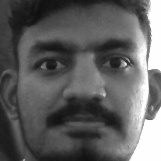
#> input picture dataset/User.0.13.jpg, 161 x 161 px, given in place of the camera
$ python Train_data.py
#> lines starting #> are read from the running program, lines starting #| are printed output that depends on the picture
import cv2
import sys
import numpy as np
from PIL import Image
import os

face_detector = cv2.CascadeClassifier('Cascades/haarcascade_frontalface_default.xml')

video_capture = cv2.VideoCapture(0)

count = 0

name = input("Enter id : ")
#> the answer given: dataset/User.0.13.jpg
while True:
    # Capture frame-by-frame
    ret, frame = video_capture.read()
#> frame is the input picture: shape (161, 161, 3); min 14, max 255, mean 95.2
    gray = cv2.cvtColor(frame, cv2.COLOR_BGR2GRAY)

    faces = face_detector.detectMultiScale(
        gray,
        scaleFactor=1.1,
        minNeighbors=5,
        minSize=(30, 30),
        flags= cv2.FONT_HERSHEY_SIMPLEX
    )
#> faces = [[8, 7, 147, 147]]

    # Draw a rectangle around the faces
    for (x, y, w, h) in faces:
        cv2.rectangle(frame, (x, y), (x+w, y+h), (0, 255, 0), 2)
        count += 1

        # Save the captured image into the datasets folder
        cv2.imwrite("dataset/User." + str(name) + '.' + str(count) + ".jpg", gray[y:y+h,x:x+w])

        cv2.imshow('image', frame)
        # Display the resulting frame
        cv2.imshow('Video', frame)
#> this loop made 1 pass
#> (x, y, w, h, count) on pass 1: (8, 7, 147, 147, 1)
#> pass 1, `cv2.imwrite("dataset/User." + str(name) + '.' + str(count) + ".jpg", g..`:
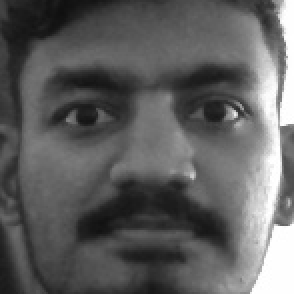
#> saved as User.0.13.jpg.1.jpg: shape (147, 147) (shown 2 times larger); min 15, max 255, mean 95
#> pass 1, `cv2.imshow('image', frame)`:
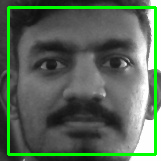
#> window 'image': shape (161, 161, 3); mean B, G, R 88.2, 105.5, 88.2
#> after the loop, count = 1

    if cv2.waitKey(1) & 0xFF == ord('q'):
#> (key q is pressed here)
        break

    k = cv2.waitKey(100) & 0xff # Press 'ESC' for exiting video
    if count >15:
        break
# When everything is done, release the capture


print("\n [INFO] Exiting Program and cleanup stuff")
video_capture.release()
cv2.destroyAllWindows()

#############################################################################################################################################

path = 'dataset'

recognizer = cv2.face.LBPHFaceRecognizer_create()
detector = cv2.CascadeClassifier("Cascades/haarcascade_frontalface_default.xml")

# function to get the images and label data
def getImagesAndLabels(path):

#> called with path = 'dataset'
    imagePaths = [os.path.join(path,f) for f in os.listdir(path)]
    faceSamples=[]
    ids = []

    for imagePath in imagePaths:

        PIL_img = Image.open(imagePath).convert('L') # convert it to grayscale
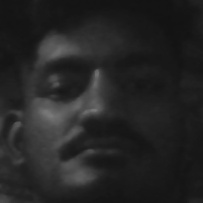
#> input picture dataset/User.0.1.jpg, 203 x 203 px
#> PIL_img is the input picture: PIL image 203x203 L; min 18, max 122, mean 36.5
        img_numpy = np.array(PIL_img,'uint8')

        id = int(os.path.split(imagePath)[-1].split(".")[1])
        faces = detector.detectMultiScale(img_numpy)
#> faces = [[10, 11, 178, 178]]

        for (x,y,w,h) in faces:
            faceSamples.append(img_numpy[y:y+h,x:x+w])
            ids.append(id)
#> this loop made 1 pass
#> after the loop, faceSamples = 1 item; ids = [0]

    return faceSamples,ids

print ("\n [INFO] Training faces. It will take a few seconds. Wait ...")
faces,ids = getImagesAndLabels(path)
recognizer.train(faces, np.array(ids))

# Save the model into trainer/trainer.yml
recognizer.write('trainer/trainer.yml') # recognizer.save() worked on Mac, but not on Pi

# Print the numer of faces trained and end program
print("\n [INFO] {0} faces trained. Exiting Program".format(len(np.unique(ids))))
